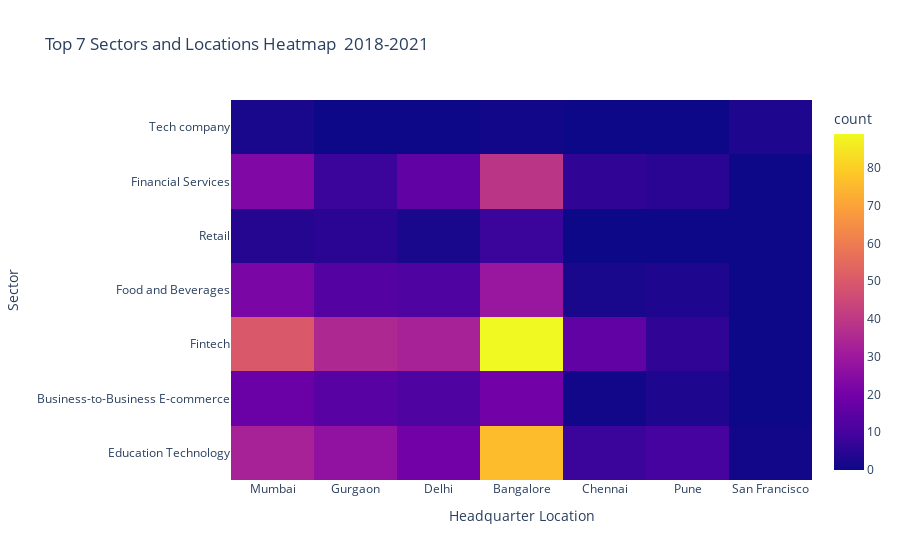

Notebook code cell kept with this figure:
### Markdown cell above
## **5. Does the location of the company influence its sector?**

### Code cell
# Get the top 7 sectors and top 7 locations based on total funding amount
top_sectors = df.groupby('sector')['amount'].sum().sort_values(ascending=False).head(7).index
top_locations = df.groupby('headquarter')['amount'].sum().sort_values(ascending=False).head(7).index

# Filter the DataFrame for the top 7 sectors and top 7 locations
df_top7 = df[df['sector'].isin(top_sectors) & df['headquarter'].isin(top_locations)]

# Create a heatmap
fig = px.density_heatmap(df_top7, 
                         x='headquarter', 
                         y='sector', 
                         title='Top 7 Sectors and Locations Heatmap \n2018-2021',
                         labels={'headquarter': 'Headquarter Location', 'sector': 'Sector'})
fig.show()

### Figure 1 — Plotly figure (JSON) as saved in the notebook; plotly's stock layout.template omitted (floating-point values rounded to 4 significant figures; data arrays with more than 128 entries replaced by an {"elided": "..."} marker saying what was removed)
{"data": [{"coloraxis": "coloraxis", "hovertemplate": "Headquarter Location=%{x}<br>Sector=%{y}<br>count=%{z}<extra></extra>", "name": "", "type": "histogram2d", "x": {"elided": "675 str values"}, "xaxis": "x", "xbingroup": "x", "y": {"elided": "675 str values"}, "yaxis": "y", "ybingroup": "y"}], "layout": {"coloraxis": {"colorbar": {"title": {"text": "count"}}, "colorscale": [[0, "#0d0887"], [0.1111, "#46039f"], [0.2222, "#7201a8"], [0.3333, "#9c179e"], [0.4444, "#bd3786"], [0.5556, "#d8576b"], [0.6667, "#ed7953"], [0.7778, "#fb9f3a"], [0.8889, "#fdca26"], [1, "#f0f921"]]}, "legend": {"tracegroupgap": 0}, "title": {"text": "Top 7 Sectors and Locations Heatmap \n2018-2021"}, "xaxis": {"anchor": "y", "domain": [0, 1], "title": {"text": "Headquarter Location"}}, "yaxis": {"anchor": "x", "domain": [0, 1], "title": {"text": "Sector"}}}}
